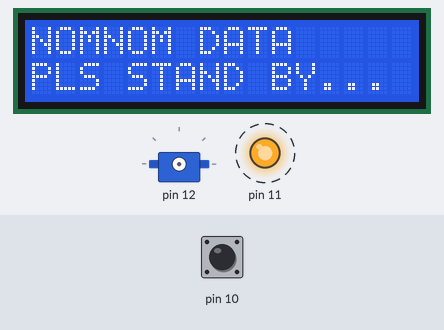
Simulated run of this program. Board: Raspberry Pi (header pin numbers). Parts: 16×2 character LCD, servo, output pins drawn as LEDs (lit = HIGH). Dashed ring = blinking. Inputs (shaded band) come from the test bench; at power-on: pin 10 LOW. Servo angles are drawn from the pulse width (0.5 ms = 0°, 2.5 ms = 180°); library files of the repository ran but are not shown: I2C_LCD_driver.py; what the program prints to the terminal is not drawn.

Above: at 11.57 s.
11.6 s: pin 10 pulled HIGH for 0.15 s
Timing chart, 0 to 18.3 s (numbered marks = the images above; inputs shaded):
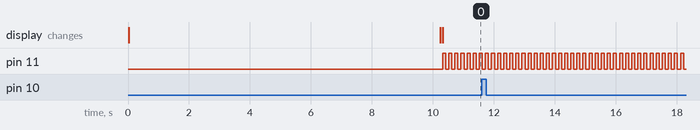

The program:

script.py
```python
#!/usr/bin/bash python
import sys
import Adafruit_DHT
import I2C_LCD_driver
import time
import requests

from time import sleep
import RPi.GPIO as GPIO

mylcd = I2C_LCD_driver.lcd()
mylcd.lcd_clear()
sleep(10)
mylcd.lcd_display_string("NOMNOM DATA", 1)
mylcd.lcd_display_string("PLS STAND BY...", 2)

def buttonPress(channel):
    print("Button pushed")
    setServoAngle(90)


GPIO.setwarnings(False)
GPIO.setmode(GPIO.BOARD)

GPIO.setup(10, GPIO.IN, pull_up_down=GPIO.PUD_DOWN)
GPIO.add_event_detect(10,GPIO.RISING,buttonPress, bouncetime=1500)

GPIO.setup(11, GPIO.OUT, initial=GPIO.LOW)

GPIO.setup(12, GPIO.OUT)
pwm = GPIO.PWM(12, 50)
pwm.start(0)


def setServoAngle(angle):
    duty= angle/18+2
    GPIO.output(12,True)
    pwm.ChangeDutyCycle(duty)
    sleep(0.5)
    GPIO.output(12,False)
    pwm.ChangeDutyCycle(0)


def readPrint():
    while True:
		blink()
        humidity, temperature = Adafruit_DHT.read_retry(11, 4)
        mylcd.lcd_display_string('Temp: {0:0.1f} C'.format(temperature,),1)
        mylcd.lcd_display_string('Humidity: {1:0.1f} %'.format(temperature,humidity), 2)
        print('Temp: {0:0.1f} C  Humidity: {1:0.1f} %'.format(temperature, humidity))

        payload= {"Temp":temperature,"Humid":humidity}
        r = requests.post("https://ibiome.herokuapp.com/api/data",json=payload)
        print(r.text)
        print(payload)

        if temperature > 27:
            setServoAngle(180)
			sleep(0.2)
			setServoAngle(90)

def blink():
        while True: # Run forever
            GPIO.output(11, GPIO.HIGH)
            sleep(0.1)
            GPIO.output(11, GPIO.LOW)
            sleep(0.1)


readPrint()
```

Measured:
- by itself, pin 11: alternates HIGH for 0.10 s and LOW for 0.10 s
